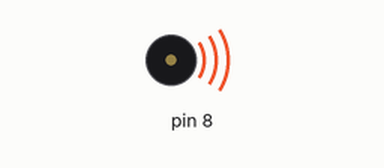
Recording of a sketch running on a simulated Arduino Uno, built with avr-gcc and run on an emulated ATmega328P. On the bench: buzzer (waves = sounding).

Above: at 0.1 s.
At 8.8 s:
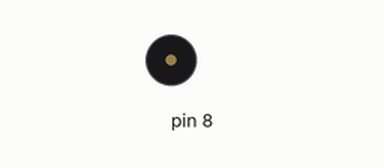
Timing chart, 0 to 10.3 s (numbered marks = the images above):
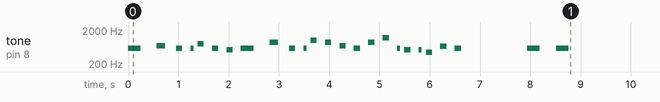

The sketch:

music.ino
```cpp
#include <MeMCore.h>

MeBuzzer buzzer;  // Define the mBot buzzer

// Define note frequencies (in Hz) for the melody
#define NOTE_B0 31
#define NOTE_C1 33
#define NOTE_CS1 35
#define NOTE_D1 37
#define NOTE_DS1 39
#define NOTE_E1 41
#define NOTE_F1 44
#define NOTE_FS1 46
#define NOTE_G1 49
#define NOTE_GS1 52
#define NOTE_A1 55
#define NOTE_AS1 58
#define NOTE_B1 62
#define NOTE_C2 65
#define NOTE_CS2 69
#define NOTE_D2 73
#define NOTE_DS2 78
#define NOTE_E2 82
#define NOTE_F2 87
#define NOTE_FS2 93
#define NOTE_G2 98
#define NOTE_GS2 104
#define NOTE_A2 110
#define NOTE_AS2 117
#define NOTE_B2 123
#define NOTE_C3 131
#define NOTE_CS3 139
#define NOTE_D3 147
#define NOTE_DS3 156
#define NOTE_E3 165
#define NOTE_F3 175
#define NOTE_FS3 185
#define NOTE_G3 196
#define NOTE_GS3 208
#define NOTE_A3 220
#define NOTE_AS3 233
#define NOTE_B3 247
#define NOTE_C4 262
#define NOTE_CS4 277
#define NOTE_D4 294
#define NOTE_DS4 311
#define NOTE_E4 330
#define NOTE_F4 349
#define NOTE_FS4 370
#define NOTE_G4 392
#define NOTE_GS4 415
#define NOTE_A4 440
#define NOTE_AS4 466
#define NOTE_B4 494
#define NOTE_C5 523
#define NOTE_CS5 554
#define NOTE_D5 587
#define NOTE_DS5 622
#define NOTE_E5 659
#define NOTE_F5 698
#define NOTE_FS5 740
#define NOTE_G5 784
#define NOTE_GS5 831
#define NOTE_A5 880
#define NOTE_AS5 932
#define NOTE_B5 988
#define NOTE_C6 1047
#define NOTE_CS6 1109
#define NOTE_D6 1175
#define NOTE_DS6 1245
#define NOTE_E6 1319
#define NOTE_F6 1397
#define NOTE_FS6 1480
#define NOTE_G6 1568
#define NOTE_GS6 1661
#define NOTE_A6 1760
#define NOTE_AS6 1865
#define NOTE_B6 1976
#define NOTE_C7 2093
#define NOTE_CS7 2217
#define NOTE_D7 2349
#define NOTE_DS7 2489
#define NOTE_E7 2637
#define NOTE_F7 2794
#define NOTE_FS7 2960
#define NOTE_G7 3136
#define NOTE_GS7 3322
#define NOTE_A7 3520
#define NOTE_AS7 3729
#define NOTE_B7 3951
#define NOTE_C8 4186
#define NOTE_CS8 4435
#define NOTE_D8 4699
#define NOTE_DS8 4978

// Melody and note durations (same as before)
// Random Song - Test
/*int melody[] = {
  NOTE_D5, NOTE_D5, NOTE_A4, NOTE_D5, NOTE_A4, NOTE_D5, NOTE_G4, NOTE_A4,
  NOTE_D5, NOTE_D5, NOTE_A4, NOTE_D5, NOTE_A4, NOTE_D5, NOTE_G4, NOTE_A4,
  NOTE_F5, NOTE_F5, NOTE_F5, NOTE_G5, NOTE_A5, NOTE_A5, NOTE_A5, NOTE_B5,
  NOTE_D6, NOTE_D6, NOTE_A5, NOTE_B5, NOTE_A5, NOTE_F5, NOTE_E5, NOTE_D5,
};*/

/*int noteDurations[] = {
  8, 8, 8, 8, 8, 8, 8, 8,
  8, 8, 8, 8, 8, 8, 8, 8,
  4, 8, 8, 4, 4, 8, 8, 8,
  4, 4, 8, 8, 8, 8, 8, 8
};*/


int melody[] = {
NOTE_D5, NOTE_F5, NOTE_D5, NOTE_D5, NOTE_G5, NOTE_D5, NOTE_C5,
NOTE_D5, NOTE_A5, NOTE_D5, NOTE_D5, NOTE_B5, NOTE_A5, NOTE_F5, //Check A5 and B5 for an error
NOTE_D5, NOTE_A5, NOTE_D6, NOTE_D5, NOTE_C5, NOTE_C5, NOTE_A4, NOTE_E5, NOTE_D5,
0, NOTE_D5, NOTE_D5,
};

int noteDurations [] = {
4, 6, 8, 16, 8, 8, 8,
4, 6, 8, 16, 8, 8, 8,
8, 8, 8, 16, 8, 16, 8, 8, 8,
2, 4, 4,
};

void setup() {
  // Loop through the notes in the melody
  for (int thisNote = 0; thisNote < sizeof(melody) / sizeof(int); thisNote++) {
    int noteDuration = 1000 / noteDurations[thisNote];
    buzzer.tone(melody[thisNote], noteDuration);  // Play note on mBot buzzer

    // Pause between notes
    int pauseBetweenNotes = noteDuration * 1.30; //Reduce the 1.30 for a faster tempo
    delay(pauseBetweenNotes);

    // Stop the tone to create a silence between notes
    buzzer.noTone();
  }
}

void loop() {
  // Empty loop as we only play the melody once
}
```
